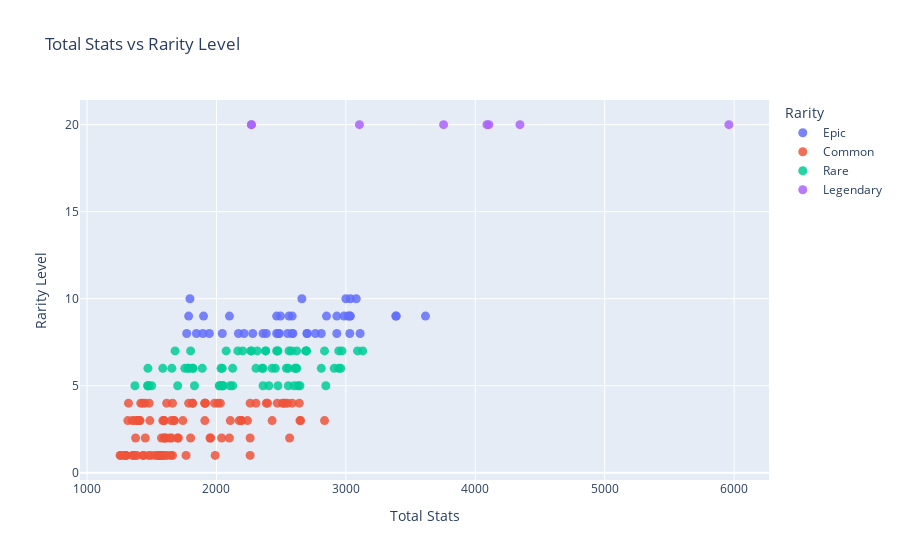

The code cell stored with this chart in its notebook:
### Code cell
import plotly.express as px

def plot_total_stats_vs_rarity(df, stat_cols, save_path=None):
    """
    Creates an interactive scatterplot of Total Stats vs Rarity Level.

    Parameters
    ----------
    df : pd.DataFrame
        Must contain:
        - "Total Stats" (numeric)
        - "Rarity Level" (numeric)
        - "Rarity Name" (categorical)
        - "Name" (Pal name)
        - All columns in stat_cols
    stat_cols : list
        List of stat column names to display in hover tooltip.
    save_path : str, optional
        If provided, saves the figure to this path (e.g., 'plot.png').
        Requires kaleido for static export.
    """
    fig = px.scatter(
        df,
        x="Total Stats",
        y="Rarity Level",
        color="Rarity Name",
        hover_name="Name",
        hover_data=stat_cols + ["Element"] if "Element" in df.columns else stat_cols,
        labels={
            "Total Stats": "Total Stats",
            "Rarity Level": "Rarity Level",
            "Rarity Name": "Rarity"
        },
        title="Total Stats vs Rarity Level"
    )

    # Tweak marker size/opacity
    fig.update_traces(marker=dict(size=9, opacity=0.85))

    if save_path:
        fig.write_image(save_path)

    fig.show()

plot_total_stats_vs_rarity(df, stat_cols)

### Figure 1 — Plotly figure (JSON) as saved in the notebook; plotly's stock layout.template omitted (floating-point values rounded to 4 significant figures)
{"data": [{"customdata": [[120, 100, 100, 130, 130, 100, 100, 800, 1000, 80, ["Earth"]], [100, 125, 100, 100, 125, 300, 100, 700, 1100, 100, ["Dragon", "Dark"]], [115, 105, 100, 100, 105, 160, 100, 600, 900, 75, ["Ice", "Dragon"]], [140, 120, 100, 100, 130, 270, 100, 750, 1100, 120, ["Ice"]], [100, 120, 100, 150, 125, 190, 50, 800, 1200, 150, ["Fire"]], [105, 125, 100, 150, 130, 190, 50, 800, 1200, 150, ["Dragon", "Fire"]], [105, 80, 100, 100, 115, 150, 100, 800, 1200, 60, ["Fire", "Dark"]], [120, 100, 100, 80, 95, 150, 120, 550, 1020, 50, ["Leaf", "Water"]], [90, 100, 100, 100, 105, 100, 100, 450, 550, 150, ["Leaf"]], [115, 95, 100, 80, 80, 130, 100, 630, 800, 83, ["Dragon", "Water"]], [100, 110, 100, 100, 105, 230, 90, 1000, 1400, 150, ["Fire"]], [100, 110, 100, 100, 110, 230, 90, 1000, 1400, 150, ["Water"]], [120, 110, 100, 100, 110, 200, 100, 840, 1260, 170, ["Earth"]], [105, 100, 100, 120, 100, 180, 100, 600, 1000, 80, ["Electricity"]], [105, 100, 100, 100, 125, 170, 100, 700, 1100, 100, ["Dark", "Electricity"]], [130, 100, 100, 150, 120, 150, 100, 600, 1000, 100, ["Dragon", "Water"]], [130, 100, 100, 150, 130, 150, 100, 600, 1000, 100, ["Dragon", "Fire"]], [120, 90, 100, 100, 85, 170, 100, 700, 1040, 80, ["Normal"]], [120, 90, 100, 100, 85, 170, 100, 700, 1040, 80, ["Ice"]], [105, 135, 100, 100, 110, 100, 100, 550, 700, 100, ["Earth"]], [110, 105, 100, 100, 110, 100, 100, 450, 550, 60, ["Leaf"]], [110, 115, 100, 100, 110, 100, 100, 450, 550, 60, ["Dark"]], [150, 90, 100, 100, 85, 180, 30, 600, 1030, 100, ["Leaf", "Earth"]], [150, 90, 100, 100, 85, 180, 30, 600, 1030, 100, ["Ice", "Earth"]], [100, 130, 100, 100, 100, 100, 100, 1000, 1200, 100, ["Dark", "Earth"]], [100, 130, 100, 100, 105, 100, 100, 1000, 1200, 100, ["Earth"]], [100, 100, 100, 100, 130, 100, 100, 900, 1200, 100, ["Dragon", "Electricity"]], [100, 100, 100, 100, 95, 100, 100, 550, 700, 100, ["Leaf"]], [105, 100, 100, 100, 105, 220, 100, 800, 950, 120, ["Dragon", "Leaf"]], [110, 70, 100, 110, 100, 200, 100, 650, 1000, 40, ["Dragon", "Water"]], [110, 75, 100, 110, 110, 200, 100, 650, 1000, 40, ["Dragon", "Electricity"]], [130, 110, 100, 100, 115, 300, 100, 1000, 1600, 60, ["Dark", "Normal"]], [120, 140, 100, 130, 120, 250, 90, 850, 1200, 80, ["Dark"]], [120, 115, 100, 100, 110, 280, 100, 700, 1050, 90, ["Dragon"]], [120, 105, 100, 100, 105, 350, 100, 850, 1100, 100, ["Fire"]], [125, 105, 100, 100, 105, 350, 100, 850, 1100, 100, ["Water"]], [100, 120, 100, 100, 100, 100, 100, 400, 550, 100, ["Leaf"]], [90, 90, 100, 100, 115, 100, 100, 500, 700, 50, ["Leaf"]], [120, 120, 100, 100, 100, 100, 100, 500, 600, 55, ["Earth", "Leaf"]], [120, 120, 100, 100, 105, 100, 100, 500, 600, 55, ["Earth"]], [105, 110, 100, 100, 120, 200, 100, 550, 660, 125, ["Ice", "Fire"]], [140, 110, 100, 100, 80, 240, 100, 600, 1050, 70, ["Leaf"]], [110, 130, 100, 100, 120, 250, 100, 790, 1200, 115, ["Dragon"]], [130, 120, 100, 100, 120, 300, 100, 550, 660, 100, ["Dark", "Dragon"]]], "hovertemplate": "<b>%{hovertext}</b><br><br>Rarity=Epic<br>Total Stats=%{x}<br>Rarity Level=%{y}<br>HP=%{customdata[0]}<br>Defense=%{customdata[1]}<br>Crafting Speed=%{customdata[2]}<br>Melee Attack=%{customdata[3]}<br>Shot Attack=%{customdata[4]}<br>Stamina=%{customdata[5]}<br>Support=%{customdata[6]}<br>Running Speed=%{customdata[7]}<br>Sprinting Speed=%{customdata[8]}<br>Slow Walk Speed=%{customdata[9]}<br>Element=%{customdata[10]}<extra></extra>", "hovertext": ["Anubis", "Astegon", "Azurobe Cryst", "Bastigor", "Blazamut", "Blazamut Ryu", "Blazehowl Noct", "Broncherry Aqua", "Elizabee", "Elphidran Aqua", "Faleris", "Faleris Aqua", "Gildane", "Grizzbolt", "Helzephyr Lux", "Jormuntide", "Jormuntide Ignis", "Kingpaca", "Kingpaca Cryst", "Knocklem", "Lyleen", "Lyleen Noct", "Mammorest", "Mammorest Cryst", "Menasting", "Menasting Terra", "Orserk", "Petallia", "Quivern Botan", "Relaxaurus", "Relaxaurus Lux", "Selyne", "Shadowbeak", "Silvegis", "Suzaku", "Suzaku Aqua", "Vaelet", "Verdash", "Warsect", "Warsect Terra", "Whalaska Ignis", "Wumpo Botan", "Xenogard", "Xenolord"], "legendgroup": "Epic", "marker": {"color": "#636efa", "opacity": 0.85, "size": 9, "symbol": "circle"}, "mode": "markers", "name": "Epic", "orientation": "v", "showlegend": true, "type": "scatter", "x": [2660, 2850, 2360, 2930, 2985, 3000, 2810, 2385, 1845, 2213, 3385, 3390, 3110, 2485, 2700, 2550, 2560, 2585, 2585, 2100, 1785, 1795, 2465, 2465, 3030, 3035, 2930, 2045, 2700, 2480, 2495, 3615, 3080, 2765, 3030, 3035, 1770, 1945, 1895, 1900, 2170, 2590, 3015, 2280], "xaxis": "x", "y": [10, 9, 8, 8, 9, 10, 8, 8, 8, 8, 9, 9, 8, 8, 8, 8, 9, 8, 9, 9, 9, 10, 8, 9, 9, 10, 9, 8, 8, 8, 9, 9, 10, 8, 8, 9, 8, 8, 8, 9, 8, 8, 9, 8], "yaxis": "y"}, {"customdata": [[85, 95, 100, 100, 95, 120, 100, 700, 1050, 87, ["Fire"]], [80, 90, 100, 100, 90, 100, 100, 450, 550, 125, ["Leaf"]], [70, 80, 100, 100, 70, 100, 100, 300, 450, 25, ["Water"]], [80, 80, 100, 80, 80, 100, 100, 400, 550, 50, ["Leaf"]], [100, 90, 100, 70, 70, 100, 120, 400, 550, 70, ["Leaf"]], [100, 90, 100, 70, 75, 100, 120, 400, 550, 70, ["Dark"]], [70, 70, 100, 70, 70, 100, 100, 400, 550, 30, ["Normal"]], [65, 80, 100, 100, 75, 100, 100, 300, 450, 25, ["Normal"]], [75, 80, 100, 80, 95, 100, 100, 920, 1200, 85, ["Dark"]], [80, 80, 100, 100, 70, 100, 100, 550, 700, 30, ["Water"]], [80, 80, 100, 100, 75, 100, 100, 550, 700, 30, ["Water", "Electricity"]], [60, 60, 100, 70, 60, 100, 70, 375, 550, 50, ["Normal"]], [90, 80, 100, 100, 80, 100, 100, 750, 1050, 100, ["Ice", "Dragon"]], [70, 80, 100, 100, 80, 100, 100, 550, 700, 30, ["Leaf"]], [70, 75, 100, 100, 70, 100, 100, 300, 450, 20, ["Normal"]], [80, 85, 100, 100, 100, 100, 100, 300, 450, 33, ["Water"]], [70, 60, 100, 100, 75, 100, 100, 300, 550, 70, ["Dark"]], [70, 70, 100, 110, 80, 100, 100, 400, 550, 120, ["Electricity"]], [70, 75, 100, 110, 80, 100, 100, 400, 550, 120, ["Dark", "Electricity"]], [105, 95, 100, 100, 110, 100, 100, 300, 450, 25, ["Dark"]], [70, 70, 100, 70, 70, 100, 100, 300, 400, 20, ["Dark"]], [80, 75, 100, 110, 90, 70, 100, 800, 1050, 90, ["Normal"]], [100, 95, 100, 100, 70, 100, 100, 450, 600, 100, ["Earth", "Water"]], [95, 80, 100, 70, 80, 100, 100, 700, 900, 80, ["Normal"]], [95, 90, 100, 100, 105, 100, 100, 600, 900, 50, ["Normal"]], [110, 90, 100, 110, 110, 140, 100, 750, 1050, 85, ["Normal"]], [110, 90, 100, 110, 115, 140, 100, 750, 1050, 85, ["Electricity"]], [75, 80, 100, 100, 85, 100, 100, 250, 400, 25, ["Water"]], [75, 80, 100, 100, 90, 100, 100, 250, 400, 25, ["Water", "Fire"]], [60, 80, 100, 100, 70, 100, 100, 250, 375, 65, ["Fire"]], [75, 70, 100, 100, 65, 100, 100, 400, 550, 100, ["Leaf"]], [65, 70, 100, 70, 75, 100, 100, 400, 550, 40, ["Fire"]], [65, 70, 100, 70, 80, 100, 100, 400, 550, 40, ["Ice"]], [110, 100, 100, 100, 100, 100, 100, 500, 750, 50, ["Ice"]], [60, 60, 100, 80, 80, 100, 100, 300, 400, 70, ["Water"]], [60, 60, 100, 100, 85, 100, 100, 300, 400, 70, ["Water", "Fire"]], [65, 50, 100, 100, 80, 100, 100, 300, 550, 30, ["Earth"]], [75, 60, 100, 120, 85, 100, 100, 600, 700, 100, ["Normal"]], [90, 75, 100, 90, 90, 100, 100, 400, 500, 50, ["Water"]], [90, 75, 100, 90, 90, 100, 100, 400, 500, 50, ["Fire"]], [65, 80, 100, 100, 70, 100, 100, 300, 450, 25, ["Leaf"]], [70, 70, 100, 100, 70, 100, 100, 300, 400, 50, ["Leaf", "Earth"]], [80, 70, 100, 70, 70, 100, 100, 400, 550, 50, ["Earth"]], [80, 70, 100, 70, 80, 100, 100, 400, 550, 50, ["Ice"]], [80, 75, 100, 100, 75, 100, 100, 350, 600, 15, ["Leaf", "Normal"]], [70, 80, 100, 70, 70, 100, 100, 380, 550, 26, ["Dark"]], [95, 105, 100, 100, 115, 100, 100, 400, 600, 100, ["Ice"]], [80, 95, 100, 100, 80, 100, 100, 300, 450, 25, ["Normal"]], [80, 85, 100, 100, 75, 100, 100, 300, 450, 25, ["Normal"]], [95, 85, 100, 150, 100, 100, 100, 700, 960, 80, ["Fire", "Dark"]], [75, 70, 100, 100, 90, 100, 100, 240, 450, 40, ["Water"]], [90, 75, 100, 100, 75, 100, 100, 400, 600, 100, ["Water", "Dark"]], [70, 70, 100, 70, 75, 100, 100, 400, 550, 30, ["Electricity"]], [70, 80, 100, 70, 75, 100, 100, 400, 550, 30, ["Ice"]], [70, 70, 100, 100, 70, 100, 100, 700, 900, 50, ["Water"]], [70, 70, 100, 100, 70, 100, 100, 700, 900, 50, ["Fire"]], [75, 90, 100, 100, 70, 100, 100, 800, 900, 50, ["Earth"]], [60, 70, 100, 100, 60, 100, 100, 400, 550, 60, ["Dark", "Water"]], [70, 70, 100, 100, 60, 100, 100, 400, 550, 60, ["Normal", "Water"]], [70, 70, 100, 70, 70, 100, 100, 400, 550, 23, ["Normal"]], [80, 50, 100, 90, 80, 100, 100, 600, 800, 100, ["Dark"]], [80, 50, 100, 90, 80, 100, 100, 400, 550, 100, ["Fire"]], [75, 70, 100, 70, 70, 100, 100, 400, 550, 20, ["Leaf"]], [80, 80, 100, 130, 100, 100, 100, 600, 800, 100, ["Dark"]], [80, 80, 100, 130, 105, 100, 100, 600, 800, 100, ["Ice"]], [90, 80, 100, 100, 90, 100, 100, 400, 800, 50, ["Leaf"]], [70, 70, 100, 70, 60, 100, 100, 475, 550, 52, ["Dark"]], [70, 70, 100, 70, 65, 100, 100, 475, 550, 52, ["Ice"]], [90, 90, 100, 90, 75, 100, 100, 500, 900, 62, ["Normal"]], [90, 80, 100, 100, 50, 100, 100, 580, 700, 55, ["Normal"]], [75, 85, 100, 100, 80, 100, 100, 300, 450, 20, ["Ice", "Water"]], [100, 80, 100, 100, 95, 100, 100, 600, 750, 150, ["Normal"]], [110, 100, 100, 100, 100, 100, 100, 600, 900, 50, ["Dark"]], [95, 100, 100, 100, 105, 100, 100, 400, 520, 40, ["Dark"]], [105, 115, 100, 100, 110, 180, 100, 550, 1000, 150, ["Leaf"]], [70, 70, 100, 70, 75, 100, 100, 500, 650, 30, ["Water", "Ice"]], [70, 70, 100, 100, 80, 100, 100, 500, 650, 30, ["Water", "Electricity"]], [75, 80, 100, 100, 70, 100, 100, 300, 450, 25, ["Dark"]], [105, 105, 100, 100, 95, 100, 100, 300, 450, 25, ["Normal"]], [70, 85, 100, 100, 75, 100, 100, 300, 450, 25, ["Fire"]], [100, 110, 100, 80, 85, 140, 100, 700, 1070, 35, ["Ice"]], [75, 70, 100, 100, 65, 100, 100, 245, 350, 50, ["Normal"]], [80, 70, 100, 100, 65, 100, 100, 245, 350, 50, ["Leaf"]], [75, 75, 100, 100, 70, 100, 100, 400, 550, 70, ["Fire"]], [80, 70, 100, 100, 70, 100, 100, 500, 800, 70, ["Earth"]], [110, 90, 100, 100, 80, 220, 100, 740, 1050, 50, ["Leaf"]], [85, 85, 100, 100, 90, 100, 100, 550, 700, 40, ["Dark"]], [60, 70, 100, 60, 75, 100, 80, 350, 500, 40, ["Electricity"]], [95, 105, 100, 100, 115, 100, 100, 550, 660, 60, ["Dark"]], [90, 80, 100, 70, 90, 100, 100, 500, 800, 100, ["Water"]], [60, 60, 100, 100, 60, 100, 100, 250, 400, 55, ["Ice"]], [80, 70, 100, 100, 70, 100, 100, 300, 400, 48, ["Leaf"]], [110, 100, 100, 100, 100, 100, 100, 640, 1000, 80, ["Dark"]], [70, 70, 100, 70, 60, 100, 100, 300, 400, 30, ["Water"]], [60, 70, 100, 80, 75, 100, 70, 300, 550, 30, ["Normal"]], [75, 115, 100, 100, 75, 100, 100, 320, 500, 100, ["Water"]], [85, 125, 100, 100, 85, 100, 100, 320, 500, 100, ["Water", "Earth"]], [90, 90, 100, 100, 115, 150, 100, 700, 850, 100, ["Fire", "Dark"]], [70, 70, 100, 70, 70, 100, 140, 350, 450, 30, ["Normal"]], [70, 90, 100, 70, 70, 100, 100, 300, 400, 50, ["Normal"]], [85, 85, 100, 80, 85, 140, 110, 750, 1080, 70, ["Normal"]]], "hovertemplate": "<b>%{hovertext}</b><br><br>Rarity=Common<br>Total Stats=%{x}<br>Rarity Level=%{y}<br>HP=%{customdata[0]}<br>Defense=%{customdata[1]}<br>Crafting Speed=%{customdata[2]}<br>Melee Attack=%{customdata[3]}<br>Shot Attack=%{customdata[4]}<br>Stamina=%{customdata[5]}<br>Support=%{customdata[6]}<br>Running Speed=%{customdata[7]}<br>Sprinting Speed=%{customdata[8]}<br>Slow Walk Speed=%{customdata[9]}<br>Element=%{customdata[10]}<extra></extra>", "hovertext": ["Arsox", "Beegarde", "Blue Slime", "Bristla", "Caprity", "Caprity Noct", "Cattiva", "Cave Bat", "Cawgnito", "Celaray", "Celaray Lux", "Chikipi", "Chillet", "Cinnamoth", "Cremis", "Croajiro", "Daedream", "Dazzi", "Dazzi Noct", "Demon Eye", "Depresso", "Direhowl", "Dumud", "Eikthyrdeer", "Enchanted Sword", "Fenglope", "Fenglope Lux", "Finsider", "Finsider Ignis", "Flambelle", "Flopie", "Foxparks", "Foxparks Cryst", "Frostplume", "Fuack", "Fuack Ignis", "Fuddler", "Galeclaw", "Gobfin", "Gobfin Ignis", "Green Slime", "Gumoss", "Hangyu", "Hangyu Cryst", "Herbil", "Hoocrates", "Icelyn", "Illuminant Bat", "Illuminant Slime", "Incineram", "Jelliette", "Jellroy", "Jolthog", "Jolthog Cryst", "Kelpsea", "Kelpsea Ignis", "Kikit", "Killamari", "Killamari Primo", "Lamball", "Leezpunk", "Leezpunk Ignis", "Lifmunk", "Loupmoon", "Loupmoon Cryst", "Lullu", "Mau", "Mau Cryst", "Melpaca", "Mozzarina", "Munchill", "Nitewing", "Nyafia", "Omascul", "Palumba", "Pengullet", "Pengullet Lux", "Purple Slime", "Rainbow Slime", "Red Slime", "Reindrix", "Ribbuny", "Ribbuny Botan", "Rooby", "Rushoar", "Shroomer", "Smokie", "Sparkit", "Splatterina", "Surfent", "Swee", "Tanzee", "Tarantriss", "Teafant", "Tocotoco", "Turtacle", "Turtacle Terra", "Vanwyrm", "Vixy", "Woolipop", "Yakumo"], "legendgroup": "Common", "marker": {"color": "#EF553B", "opacity": 0.85, "size": 9, "symbol": "circle"}, "mode": "markers", "name": "Common", "orientation": "v", "showlegend": true, "type": "scatter", "x": [2532, 1785, 1395, 1620, 1670, 1675, 1560, 1395, 2835, 1910, 1915, 1495, 2550, 1910, 1385, 1448, 1525, 1700, 1705, 1485, 1300, 2565, 1815, 2305, 2240, 2645, 2650, 1315, 1320, 1300, 1660, 1570, 1575, 2010, 1350, 1375, 1475, 2040, 1595, 1595, 1390, 1360, 1590, 1600, 1595, 1546, 1815, 1430, 1415, 2470, 1365, 1740, 1565, 1575, 2260, 2260, 2385, 1600, 1610, 1553, 2100, 1650, 1555, 2190, 2195, 1910, 1647, 1652, 2107, 1955, 1410, 2175, 2260, 1660, 2510, 1765, 1800, 1400, 1480, 1405, 2520, 1255, 1260, 1640, 1990, 2640, 1950, 1435, 1985, 2030, 1285, 1368, 2430, 1300, 1435, 1585, 1615, 2395, 1450, 1350, 2585], "xaxis": "x", "y": [4, 4, 3, 1, 3, 3, 1, 3, 3, 3, 4, 1, 4, 4, 1, 4, 1, 2, 2, 3, 1, 2, 4, 4, 3, 3, 3, 3, 4, 1, 1, 1, 1, 4, 1, 2, 1, 2, 2, 3, 3, 1, 1, 2, 3, 1, 4, 4, 4, 4, 3, 3, 1, 2, 1, 2, 4, 1, 2, 1, 2, 3, 1, 3, 3, 4, 1, 2, 3, 2, 3, 3, 4, 4, 4, 1, 2, 3, 4, 3, 4, 1, 1, 2, 1, 4, 2, 1, 4, 4, 1, 1, 3, 1, 1, 3, 4, 4, 2, 3, 4], "yaxis": "y"}, {"customdata": [[130, 110, 100, 100, 120, 220, 100, 900, 1260, 90, ["Electricity"]], [110, 100, 100, 70, 100, 160, 100, 600, 900, 75, ["Water", "Dragon"]], [105, 80, 100, 100, 115, 160, 100, 750, 1200, 100, ["Electricity"]], [105, 80, 100, 100, 110, 150, 100, 800, 1200, 90, ["Fire"]], [130, 120, 100, 100, 95, 270, 100, 600, 1020, 70, ["Leaf", "Earth"]], [120, 100, 100, 80, 90, 150, 120, 550, 1020, 50, ["Leaf"]], [80, 80, 100, 100, 125, 100, 100, 600, 900, 80, ["Fire"]], [80, 80, 100, 100, 130, 100, 100, 600, 900, 80, ["Fire", "Dark"]], [120, 100, 100, 100, 110, 260, 100, 800, 1200, 70, ["Normal"]], [90, 80, 100, 100, 85, 100, 100, 750, 1050, 100, ["Fire", "Dragon"]], [85, 90, 100, 100, 110, 100, 100, 300, 450, 33, ["Water", "Dark"]], [100, 110, 100, 140, 100, 100, 100, 720, 900, 100, ["Ice"]], [100, 110, 100, 140, 105, 100, 100, 720, 900, 100, ["Earth"]], [95, 80, 100, 100, 90, 100, 100, 900, 1200, 80, ["Earth"]], [80, 120, 100, 80, 95, 100, 100, 300, 420, 75, ["Earth"]], [110, 90, 100, 90, 85, 130, 150, 700, 1030, 70, ["Leaf", "Dragon"]], [110, 90, 100, 90, 90, 130, 150, 700, 1030, 70, ["Electricity", "Dragon"]], [90, 100, 100, 100, 100, 100, 100, 300, 550, 45, ["Normal"]], [105, 100, 100, 100, 75, 100, 100, 450, 600, 100, ["Earth", "Water"]], [95, 80, 100, 70, 80, 100, 100, 700, 900, 80, ["Earth"]], [110, 90, 100, 80, 80, 130, 100, 630, 800, 83, ["Dragon"]], [110, 95, 100, 100, 105, 100, 100, 900, 1200, 100, ["Dark"]], [100, 110, 100, 100, 105, 100, 110, 550, 700, 60, ["Dark"]], [90, 105, 100, 100, 95, 100, 100, 600, 750, 65, ["Ice"]], [90, 105, 100, 100, 125, 320, 100, 400, 600, 100, ["Dark", "Water"]], [90, 105, 100, 100, 130, 320, 100, 400, 600, 100, ["Fire", "Water"]], [70, 70, 100, 100, 85, 100, 100, 300, 500, 50, ["Water", "Dark"]], [90, 90, 100, 110, 95, 100, 100, 550, 720, 66, ["Normal"]], [90, 90, 100, 110, 100, 100, 100, 550, 720, 66, ["Earth"]], [110, 80, 100, 100, 80, 100, 100, 650, 1000, 32, ["Normal"]], [100, 100, 100, 100, 125, 170, 100, 700, 1100, 100, ["Dark"]], [95, 85, 100, 150, 105, 100, 100, 700, 960, 80, ["Dark"]], [90, 90, 100, 100, 105, 100, 100, 440, 620, 70, ["Dark"]], [95, 90, 100, 100, 105, 100, 100, 440, 620, 70, ["Dark", "Fire"]], [100, 100, 100, 70, 115, 140, 110, 700, 1100, 80, ["Fire"]], [100, 105, 100, 70, 115, 140, 110, 700, 1100, 80, ["Dark"]], [120, 70, 100, 70, 70, 100, 140, 750, 850, 90, ["Normal"]], [90, 90, 100, 80, 100, 100, 100, 500, 650, 80, ["Normal"]], [75, 80, 100, 50, 105, 130, 100, 700, 1100, 100, ["Dark"]], [60, 130, 100, 100, 60, 100, 100, 2000, -1, 40, ["Normal"]], [100, 90, 100, 100, 90, 130, 100, 600, 1000, 50, ["Leaf"]], [100, 100, 100, 100, 100, 130, 100, 600, 1000, 50, ["Electricity"]], [105, 105, 100, 100, 95, 100, 100, 380, 500, 70, ["Dark"]], [75, 70, 100, 70, 85, 100, 140, 300, 500, 30, ["Dark"]], [95, 95, 100, 70, 95, 100, 100, 450, 600, 50, ["Water", "Ice"]], [100, 100, 100, 100, 100, 100, 100, 450, 600, 50, ["Water", "Electricity"]], [95, 105, 100, 100, 105, 120, 100, 250, 375, 20, ["Ice", "Water"]], [90, 90, 100, 100, 110, 100, 100, 720, -1, 90, ["Dark", "Earth"]], [105, 100, 100, 100, 95, 100, 100, 550, 700, 100, ["Leaf", "Dark"]], [100, 90, 100, 110, 95, 100, 100, 850, 1300, 100, ["Fire"]], [100, 90, 100, 110, 95, 100, 100, 850, 1300, 100, ["Fire", "Dark"]], [105, 100, 100, 100, 100, 220, 100, 800, 950, 120, ["Dragon"]], [95, 120, 100, 100, 105, 150, 100, 800, 1300, 100, ["Fire"]], [90, 80, 100, 100, 100, 100, 100, 700, 1150, 110, ["Electricity"]], [110, 120, 100, 100, 105, 220, 100, 550, 1000, 50, ["Fire", "Earth"]], [110, 130, 100, 100, 105, 220, 100, 550, 1000, 50, ["Ice", "Earth"]], [90, 80, 100, 100, 105, 100, 100, 600, 750, 100, ["Leaf"]], [90, 80, 100, 100, 105, 100, 100, 600, 750, 100, ["Leaf", "Earth"]], [110, 90, 100, 100, 85, 220, 100, 740, 1050, 50, ["Leaf", "Dark"]], [110, 100, 100, 90, 90, 100, 90, 400, 550, 50, ["Ice"]], [105, 90, 100, 100, 125, 100, 100, 800, 1000, 100, ["Dark", "Fire"]], [110, 100, 100, 100, 100, 230, 100, 900, 1200, 150, ["Dark"]], [90, 100, 100, 70, 90, 100, 100, 500, 800, 100, ["Earth"]], [100, 90, 100, 100, 90, 120, 100, 650, 1020, 60, ["Ice"]], [95, 80, 100, 100, 95, 100, 100, 400, 550, 80, ["Dark"]], [80, 105, 100, 110, 105, 100, 100, 720, 1100, 80, ["Electricity"]], [90, 95, 100, 100, 120, 150, 100, 700, 850, 100, ["Ice", "Dark"]], [105, 110, 100, 100, 115, 200, 100, 550, 660, 125, ["Ice", "Water"]], [90, 80, 100, 50, 110, 100, 120, 440, 620, 70, ["Fire"]], [90, 85, 100, 50, 110, 100, 120, 440, 620, 70, ["Fire", "Dark"]], [140, 100, 100, 100, 80, 240, 100, 600, 1050, 70, ["Ice"]], [90, 85, 100, 100, 125, 100, 100, 550, 700, 125, ["Dark"]]], "hovertemplate": "<b>%{hovertext}</b><br><br>Rarity=Rare<br>Total Stats=%{x}<br>Rarity Level=%{y}<br>HP=%{customdata[0]}<br>Defense=%{customdata[1]}<br>Crafting Speed=%{customdata[2]}<br>Melee Attack=%{customdata[3]}<br>Shot Attack=%{customdata[4]}<br>Stamina=%{customdata[5]}<br>Support=%{customdata[6]}<br>Running Speed=%{customdata[7]}<br>Sprinting Speed=%{customdata[8]}<br>Slow Walk Speed=%{customdata[9]}<br>Element=%{customdata[10]}<extra></extra>", "hovertext": ["Azurmane", "Azurobe", "Beakon", "Blazehowl", "Braloha", "Broncherry", "Bushi", "Bushi Noct", "Celesdir", "Chillet Ignis", "Croajiro Noct", "Cryolinx", "Cryolinx Terra", "Dazemu", "Digtoise", "Dinossom", "Dinossom Lux", "Dogen", "Dumud Gild", "Eikthyrdeer Terra", "Elphidran", "Eye of Cthulhu", "Felbat", "Foxcicle", "Ghangler", "Ghangler Ignis", "Gloopie", "Gorirat", "Gorirat Terra", "Grintale", "Helzephyr", "Incineram Noct", "Katress", "Katress Ignis", "Kitsun", "Kitsun Noct", "Lovander", "Lunaris", "Maraith", "Mimog", "Mossanda", "Mossanda Lux", "Nitemary", "Nox", "Penking", "Penking Lux", "Polapup", "Prixter", "Prunelia", "Pyrin", "Pyrin Noct", "Quivern", "Ragnahawk", "Rayhound", "Reptyro", "Reptyro Cryst", "Robinquill", "Robinquill Terra", "Shroomer Noct", "Sibelyx", "Sootseer", "Starryon", "Surfent Terra", "Sweepa", "Tombat", "Univolt", "Vanwyrm Cryst", "Whalaska", "Wixen", "Wixen Noct", "Wumpo", "Xenovader"], "legendgroup": "Rare", "marker": {"color": "#00cc96", "opacity": 0.85, "size": 9, "symbol": "circle"}, "mode": "markers", "name": "Rare", "orientation": "v", "showlegend": true, "type": "scatter", "x": [3130, 2315, 2810, 2835, 2605, 2380, 2265, 2270, 2960, 2555, 1468, 2470, 2475, 2845, 1470, 2555, 2560, 1585, 1830, 2305, 2203, 2910, 2035, 2105, 2040, 2045, 1475, 2021, 2026, 2352, 2695, 2475, 1815, 1820, 2615, 2620, 2360, 1890, 2540, 2689, 2360, 2380, 1655, 1470, 1755, 1800, 1370, 1499, 2050, 2945, 2945, 2695, 2970, 2630, 2455, 2465, 2125, 2125, 2645, 1680, 2620, 3090, 2050, 2430, 1700, 2600, 2405, 2165, 1780, 1785, 2580, 2075], "xaxis": "x", "y": [7, 7, 6, 7, 6, 7, 7, 7, 6, 5, 5, 7, 7, 5, 5, 6, 7, 6, 5, 6, 7, 6, 6, 5, 5, 6, 5, 5, 5, 6, 7, 5, 6, 6, 6, 6, 5, 6, 6, 7, 6, 7, 6, 6, 6, 7, 5, 5, 5, 6, 7, 7, 7, 5, 6, 7, 5, 6, 5, 7, 7, 7, 5, 6, 5, 5, 5, 7, 6, 6, 7, 7], "yaxis": "y"}, {"customdata": [[120, 100, 100, 100, 150, 100, 100, 600, 800, 100, ["Dark"]], [120, 100, 100, 100, 150, 100, 100, 600, 800, 100, ["Dark"]], [140, 120, 100, 100, 140, 300, 70, 1200, 1800, 120, ["Ice"]], [140, 135, 100, 100, 140, 300, 70, 1200, 1800, 120, ["Dark"]], [110, 110, 100, 100, 140, 100, 100, 1700, 3300, 200, ["Dragon"]], [130, 120, 100, 100, 145, 350, 100, 1300, 1900, 100, ["Dark"]], [105, 125, 100, 100, 145, 410, 100, 750, 1120, 150, ["Water"]], [130, 145, 100, 110, 120, 400, 100, 800, 1800, 50, ["Normal"]]], "hovertemplate": "<b>%{hovertext}</b><br><br>Rarity=Legendary<br>Total Stats=%{x}<br>Rarity Level=%{y}<br>HP=%{customdata[0]}<br>Defense=%{customdata[1]}<br>Crafting Speed=%{customdata[2]}<br>Melee Attack=%{customdata[3]}<br>Shot Attack=%{customdata[4]}<br>Stamina=%{customdata[5]}<br>Support=%{customdata[6]}<br>Running Speed=%{customdata[7]}<br>Sprinting Speed=%{customdata[8]}<br>Slow Walk Speed=%{customdata[9]}<br>Element=%{customdata[10]}<extra></extra>", "hovertext": ["Bellanoir", "Bellanoir Libero", "Frostallion", "Frostallion Noct", "Jetragon", "Necromus", "Neptilius", "Paladius"], "legendgroup": "Legendary", "marker": {"color": "#ab63fa", "opacity": 0.85, "size": 9, "symbol": "circle"}, "mode": "markers", "name": "Legendary", "orientation": "v", "showlegend": true, "type": "scatter", "x": [2270, 2270, 4090, 4105, 5960, 4345, 3105, 3755], "xaxis": "x", "y": [20, 20, 20, 20, 20, 20, 20, 20], "yaxis": "y"}], "layout": {"autosize": true, "legend": {"title": {"text": "Rarity"}, "tracegroupgap": 0}, "title": {"text": "Total Stats vs Rarity Level"}, "xaxis": {"anchor": "y", "autorange": true, "domain": [0, 1], "range": [965.4, 6250.0], "title": {"text": "Total Stats"}, "type": "linear"}, "yaxis": {"anchor": "x", "autorange": true, "domain": [0, 1], "range": [-0.8433, 21.84], "title": {"text": "Rarity Level"}, "type": "linear"}}}
